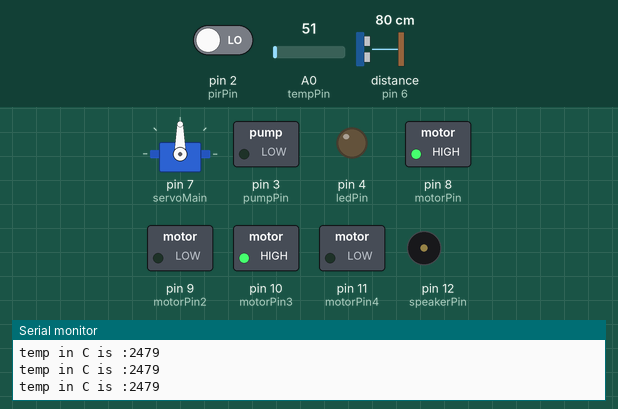
Recording of a sketch running on a simulated Arduino Uno, built with avr-gcc and run on an emulated ATmega328P. On the bench: servo, switched loads named in the sketch (green lamp = pin HIGH), output pins drawn as LEDs (lit = HIGH), buzzer (waves = sounding, pin HIGH), the last lines printed to the serial monitor. Wiring (inferred from the names in the program): ultrasonic range finder: trigger pin 5; echo pin 6. The inputs (shaded band) are chosen by the test bench; at power-on: distance to the obstacle (sensor on pin 6) 80 cm, A0 (tempPin) = 51, pin 2 (pirPin) LOW. The echo pulse lasts 58.3 µs per cm; pins used as bus, display or sensor lines are not drawn.

Above: at 1.2 s.
1.3 s: distance to the obstacle (sensor on pin 6) set to 18 cm
2.8 s: distance to the obstacle (sensor on pin 6) set to 14 cm
At 4.3 s:
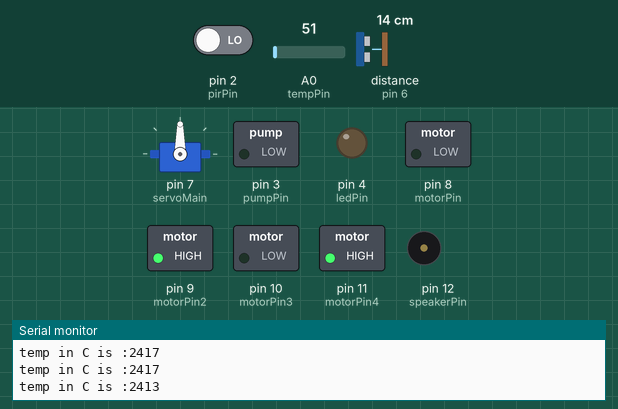
4.6 s: distance to the obstacle (sensor on pin 6) set to 174 cm
At 7.3 s:
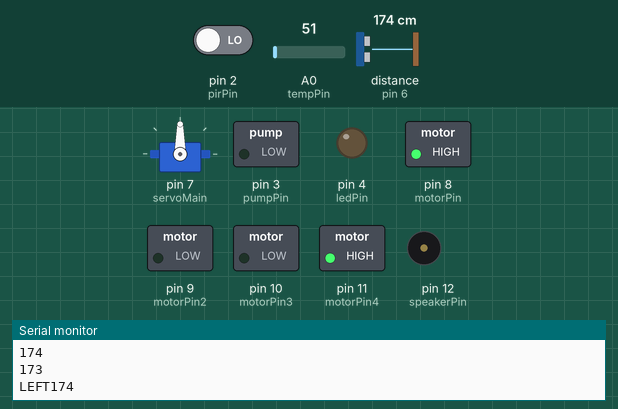
7.6 s: distance to the obstacle (sensor on pin 6) set to 178 cm
10.6 s: A0 (tempPin) set to 64
12.1 s: A0 (tempPin) set to 74
At 13.1 s:
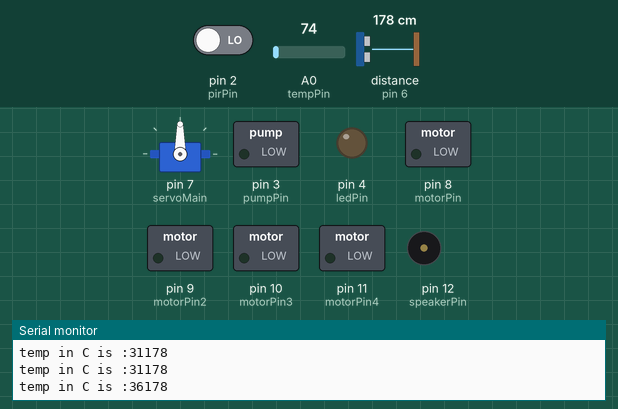
At 15.7 s:
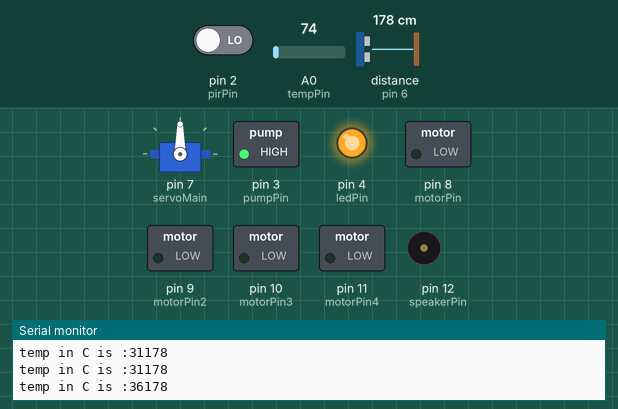
Timing chart, 0 to 16.1 s (numbered marks = the images above; inputs shaded):
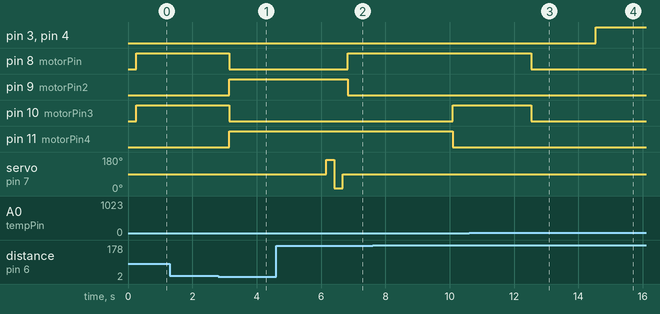

Measured:
- the behaviour switches between 16 and 15 cm on distance to the obstacle (sensor on pin 6) (found by bisection; images 0 and 1)
- the behaviour switches between 69 and 70 on A0 (tempPin) (found by bisection; images 2 and 3)
- after the input at 2.8 s, pin 8 (motorPin), pin 10 (motorPin3): HIGH → LOW after 0.35 s; pin 9 (motorPin2), pin 11 (motorPin4): LOW → HIGH after 0.35 s
- after the input at 12.1 s, pin 3 (pumpPin), pin 4 (ledPin): LOW → HIGH after 2.4 s; pin 8 (motorPin), pin 10 (motorPin3): HIGH → LOW after 0.43 s

The sketch:

final_robot_code.ino
```cpp
#include <Servo.h>
#include<SoftwareSerial.h>
//SoftwareSerial gsm(A1,A2);
//tells the arduino what each pin use is connected to
#define trigPin 5
#define echoPin 6
#define ledPin  4
#define speakerPin 12
#define pirPin  2
#define pumpPin  3
#define tempPin  A0
float tempC;
float temp;
int pirState = LOW;
int val = 0;
char phone_no[]="8281183856";

int motorPin = 8; //right side to IB - forward

int motorPin2 = 9; //left side to IA - forward

int motorPin3 = 10; //right side to IA - backward

int motorPin4 = 11; //left side to IB - backward

Servo servoMain; // Define our Servo


void setup() //Sets each defined pin as an input or
                //output so that the arduino what to expect at each pin
{//gsm.begin(9600);   // Setting the baud rate of GSM Module
  Serial.begin(9600); // set up Serial library at 9600 bps

    servoMain.attach(7); // servo on digital pin 10

  pinMode(trigPin, OUTPUT); //Unltrasonic output
  pinMode(echoPin, INPUT); //Ultrasonic input
  pinMode(tempPin,INPUT);
  pinMode(ledPin, OUTPUT);
  pinMode(pirPin, INPUT);
  pinMode(speakerPin, OUTPUT);
  pinMode(pumpPin, OUTPUT);
  pinMode(tempPin, INPUT);

  pinMode(motorPin, OUTPUT);
  pinMode(motorPin2, OUTPUT);
  pinMode(motorPin3, OUTPUT);
  pinMode(motorPin4, OUTPUT);
 }

//Ping Function to get the distance from the HC-SR04
unsigned long ping()
{
   // Trigger the uSonic sensor (HC-SR04) to send out a ping
   long duration, distance; //Initial Distance measure
   digitalWrite(trigPin, LOW);  // Added this line
     delayMicroseconds(1); // Added this line
   digitalWrite(trigPin, HIGH); //  delayMicroseconds(1000); - Removed this line
     delayMicroseconds(1); // Added this line
   digitalWrite(trigPin, LOW);
   duration = pulseIn(echoPin, HIGH);
   distance = (duration/2) / 29.1;
   delay(100);
   //clearlcd();
   return (distance);
}


void send_sms()
{
  Serial.begin(9600);
  Serial.println("AT+CMGF=1");//set GSM to text mode
  delay(200);
Serial.print("AT+CMGS=\"");
    Serial.print(phone_no);
    Serial.println("\"");
    delay(500);

       Serial.println("Human presence detected");
    Serial.print("Temperature: ");
    Serial.print(tempC);
    Serial.println ("*C");
    Serial.println("send evacuation immediately");

      Serial.write(0x1A);//sends ctrl+z  for end of the message
       Serial.write(0x0D);//carrige return in hex
        Serial.write(0x0A);//line feed in hex (The 0D0A of characters is the signal for the end of the line
      delay(100);

 /*    Serial.println("AT+CMGF=1\r\n");      //set GSM to text mode
  delay(200);
Serial.print("AT+CMGS=\"");
    Serial.print(phone_no);
    Serial.println("\"\r\n");
    delay(500);
    Serial.println("Human presence detected");
    Serial.println("Temperature: ");
    Serial.print(temp);
    Serial.println("send evacuation immediately");
    Serial.write(0x1A);
    Serial.println((char)26);
    delay(200);
    */
}


void led_blink()        //human presence indication
 {
   digitalWrite(ledPin, HIGH);
   delay(2000);
   digitalWrite(ledPin, LOW);
   delay(200);
   digitalWrite(speakerPin, HIGH);
     delay(2000);
     digitalWrite(speakerPin, LOW);
   digitalWrite(ledPin, HIGH);
   delay(500);
   digitalWrite(ledPin, LOW);
   delay(200);
   digitalWrite(ledPin, HIGH);
   delay(500);
   digitalWrite(ledPin, LOW);
   delay(200);
 }


//Forward Fuction sets motors to go forward
void forward()
{
      //Serial.println("Forward");
digitalWrite(motorPin, HIGH);

digitalWrite(motorPin2, LOW);      //foreward

digitalWrite(motorPin3, HIGH);

digitalWrite(motorPin4, LOW);
delay(10);
}

void halt(){

digitalWrite(motorPin, LOW);

digitalWrite(motorPin2, LOW);

digitalWrite(motorPin3, LOW);

digitalWrite(motorPin4, LOW);
delay(2000);
 }


void backward() {

    digitalWrite(motorPin, LOW);

    digitalWrite(motorPin2, HIGH);

    digitalWrite(motorPin3, LOW);

    digitalWrite(motorPin4, HIGH);

}

//Right Function sets motors for right
void right()
{
      //Serial.println("right");
     digitalWrite(motorPin, LOW);

      digitalWrite(motorPin2, HIGH);          //right

      digitalWrite(motorPin3, HIGH);

      digitalWrite(motorPin4, LOW);
      delay(3000);

}

// Left Function sets motors for left
void left()
{
      //Serial.println("left");
      digitalWrite(motorPin, HIGH);

      digitalWrite(motorPin2, LOW);          //left

      digitalWrite(motorPin3, LOW);

      digitalWrite(motorPin4, HIGH);

      delay(3000);

}

// Back Fnction sets motors going backwards
void back()
{
      //Serial.println("back");
    digitalWrite(motorPin, LOW);

    digitalWrite(motorPin2, HIGH);

    digitalWrite(motorPin3, LOW);  // back

    digitalWrite(motorPin4, HIGH);
    delay(3000);
}

unsigned long LM35Temp() // Function to gather LM35 sensor data for temp, returns reading
{
tempC = analogRead(tempPin);
tempC = (5.0*tempC*100.0)/1024.0;
Serial.print("temp in C is :");
Serial.print((byte)tempC);
}

void loop()
{

  long int forwdis, leftdis, rightdis;

temp = LM35Temp(); // Runs LM35Temp function saves value in temp

  servoMain.write(90); // Centre Servo
  delay(150);
  forwdis = ping(); // Runs Ping fucntion reurns distance saves as forward distance
  Serial.println (forwdis); // Print forward distance


  if (forwdis >= 15) //If the forward dis is greater than 12 cm keep going forward
  {
    if(tempC>34)
      {
        halt();
        digitalWrite(ledPin, HIGH);
        digitalWrite(pumpPin, HIGH);
        delay(10000);
        digitalWrite(ledPin,LOW);
        digitalWrite(pumpPin,LOW);
        }
         int pirVal = digitalRead(pirPin);
   if(pirVal == HIGH)
   {
     halt();
    led_blink();
    send_sms();
     if (pirState == LOW) {
// we have just turned on
Serial.println("Motion detected!");
// We only want to print on the output change, not state
pirState = HIGH;
}
 else {
digitalWrite(ledPin, LOW); // turn LED OFF
if (pirState == HIGH){
// we have just turned of
Serial.println("Motion ended!");
// We only want to print on the output change, not state
pirState = LOW;
}
}
   }


   else if(tempC<34)
   {
     digitalWrite(ledPin, LOW);
     digitalWrite(speakerPin, LOW);
     forward();
   }
  }
  else if (forwdis < 15)  //If distance is less than 15 cm then
  {
    back();


    // Look left and get left distance
    servoMain.write(165);
    delay(150);
    leftdis = ping();
    Serial.println (leftdis);

    // Look right and get right distance
    servoMain.write(15);
    delay(150);
    rightdis = ping();
    Serial.println (rightdis);

    // Reset servo centre possition
    servoMain.write(90);
    delay(150);

      // If Left distance is greater than right then go left
      if (leftdis > rightdis)
      {
        Serial.print("LEFT"); // Display direction of movment
        Serial.print(leftdis); // Print distance in cm
        left();
      }

      // If right distance is greater than left distance go right
      else if (rightdis > leftdis)
      {
        Serial.print("RIGHT"); // Display direction of movment
        Serial.print(rightdis); // Print distance in cm
        right();
      }

      // If each are the same then go backwards and clear LCD
      else if (rightdis == leftdis)
      {
         back();
      }
  }
}
```
